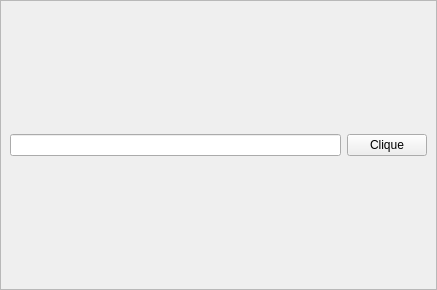
<?xml version="1.0" encoding="UTF-8"?>
<ui version="4.0">
 <class>MainWindow</class>
 <widget class="QMainWindow" name="MainWindow">
  <property name="geometry">
   <rect>
    <x>0</x>
    <y>0</y>
    <width>437</width>
    <height>290</height>
   </rect>
  </property>
  <property name="minimumSize">
   <size>
    <width>437</width>
    <height>290</height>
   </size>
  </property>
  <property name="maximumSize">
   <size>
    <width>437</width>
    <height>290</height>
   </size>
  </property>
  <property name="windowTitle">
   <string>MainWindow</string>
  </property>
  <widget class="QWidget" name="centralwidget">
   <layout class="QVBoxLayout" name="verticalLayout">
    <property name="spacing">
     <number>0</number>
    </property>
    <property name="leftMargin">
     <number>0</number>
    </property>
    <property name="topMargin">
     <number>0</number>
    </property>
    <property name="rightMargin">
     <number>0</number>
    </property>
    <property name="bottomMargin">
     <number>0</number>
    </property>
    <item>
     <widget class="QFrame" name="frame">
      <property name="frameShape">
       <enum>QFrame::StyledPanel</enum>
      </property>
      <property name="frameShadow">
       <enum>QFrame::Raised</enum>
      </property>
      <layout class="QVBoxLayout" name="verticalLayout_2">
       <item>
        <layout class="QHBoxLayout" name="horizontalLayout">
         <item>
          <widget class="QLineEdit" name="txt_input"/>
         </item>
         <item>
          <widget class="QPushButton" name="btn_botao">
           <property name="maximumSize">
            <size>
             <width>100</width>
             <height>16777215</height>
            </size>
           </property>
           <property name="text">
            <string>Clique</string>
           </property>
          </widget>
         </item>
        </layout>
       </item>
      </layout>
     </widget>
    </item>
   </layout>
  </widget>
 </widget>
 <resources/>
 <connections/>
</ui>
